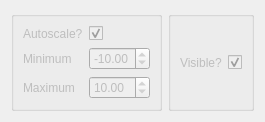
            <widget class="QWidget" name="topAxisTab">
             <property name="enabled">
              <bool>false</bool>
             </property>
             <attribute name="title">
              <string>Top</string>
             </attribute>
             <layout class="QGridLayout" name="gridLayout_18">
              <item row="0" column="0">
               <widget class="QGroupBox" name="groupBox_5">
                <property name="title">
                 <string/>
                </property>
                <layout class="QGridLayout" name="gridLayout_14">
                 <item row="2" column="1">
                  <widget class="QDoubleSpinBox" name="plotTopAxisMinimum">
                   <property name="enabled">
                    <bool>false</bool>
                   </property>
                   <property name="minimum">
                    <double>-99.989999999999995</double>
                   </property>
                   <property name="maximum">
                    <double>99.989999999999995</double>
                   </property>
                   <property name="value">
                    <double>-10.000000000000000</double>
                   </property>
                  </widget>
                 </item>
                 <item row="3" column="1">
                  <widget class="QDoubleSpinBox" name="plotTopAxisMaximum">
                   <property name="enabled">
                    <bool>false</bool>
                   </property>
                   <property name="minimum">
                    <double>-99.989999999999995</double>
                   </property>
                   <property name="value">
                    <double>10.000000000000000</double>
                   </property>
                  </widget>
                 </item>
                 <item row="3" column="0">
                  <widget class="QLabel" name="label_32">
                   <property name="text">
                    <string>Maximum</string>
                   </property>
                  </widget>
                 </item>
                 <item row="2" column="0">
                  <widget class="QLabel" name="label_33">
                   <property name="text">
                    <string>Minimum</string>
                   </property>
                  </widget>
                 </item>
                 <item row="1" column="0">
                  <widget class="QLabel" name="label_34">
                   <property name="text">
                    <string>Autoscale?</string>
                   </property>
                  </widget>
                 </item>
                 <item row="1" column="1">
                  <widget class="QCheckBox" name="plotTopAxisAutoscale">
                   <property name="text">
                    <string/>
                   </property>
                   <property name="checked">
                    <bool>true</bool>
                   </property>
                  </widget>
                 </item>
                </layout>
               </widget>
              </item>
              <item row="0" column="1">
               <widget class="QGroupBox" name="groupBox_6">
                <property name="title">
                 <string/>
                </property>
                <layout class="QGridLayout" name="gridLayout_15">
                 <item row="0" column="0">
                  <widget class="QLabel" name="label_35">
                   <property name="text">
                    <string>Visible?</string>
                   </property>
                  </widget>
                 </item>
                 <item row="0" column="1">
                  <widget class="QCheckBox" name="plotTopAxisVisible">
                   <property name="enabled">
                    <bool>false</bool>
                   </property>
                   <property name="text">
                    <string/>
                   </property>
                   <property name="checked">
                    <bool>true</bool>
                   </property>
                  </widget>
                 </item>
                </layout>
               </widget>
              </item>
             </layout>
            </widget>
